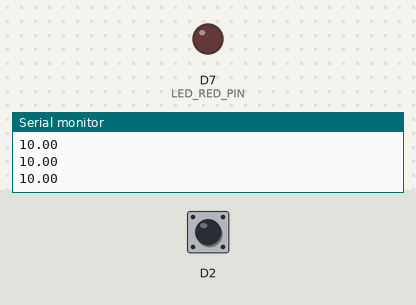
Recording of a sketch running on a simulated ESP8266 (Wemos D1 mini). On the bench: output pins drawn as LEDs (lit = HIGH), the last lines printed to the serial monitor. The inputs (shaded band) are chosen by the test bench; at power-on: D2 HIGH.

Above: at 1.2 s.
1.3 s: D2 pulled LOW for 0.15 s
At 1.38 s:
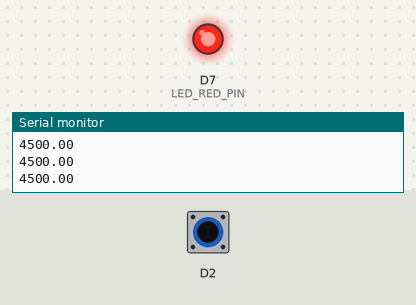
2.9 s: D2 pulled LOW for 3.2 s
At 7.2 s:
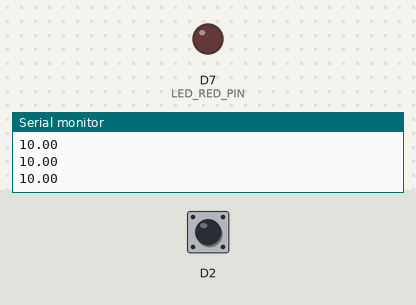
Timing chart, 0 to 8.7 s (numbered marks = the images above; inputs shaded):
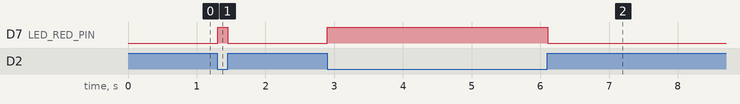

The sketch:

EntangledCapSense.ino
```cpp
/*
   Making Entangled Things
   -
   David Chatting - david@davidchatting.com
   8th July 2019
   -
   Wemos D1 Mini Arduino setup > https://chewett.co.uk/blog/937/configuring-wemos-d1-mini-pro-esp8266-arduino-ide/
*/

#define BUTTON_PIN D8
#define SERVO_PIN D3
#define LED_RED_PIN D7
#define LED_GREEN_PIN D6
#define LED_BLUE_PIN D5
#define CAP_SENSOR D2
#define CAP_REF D4

#include <CapacitiveSensor.h>
CapacitiveSensor capSensor = CapacitiveSensor(CAP_REF, CAP_SENSOR);

void setup() {
  Serial.begin(9600);
  pinMode(LED_RED_PIN, OUTPUT);

  digitalWrite(LED_RED_PIN, HIGH);
}

void loop() {
  float res =  capSensor.capacitiveSensor(30);

  digitalWrite(LED_RED_PIN, res>10);
  Serial.println(res);
}
```

Measured:
- after the input at 1.3 s, D7 (LED_RED_PIN): LOW → HIGH at once, → LOW 0.15 s later
- after the input at 2.9 s, D7 (LED_RED_PIN): LOW → HIGH at once, → LOW 3.2 s later
